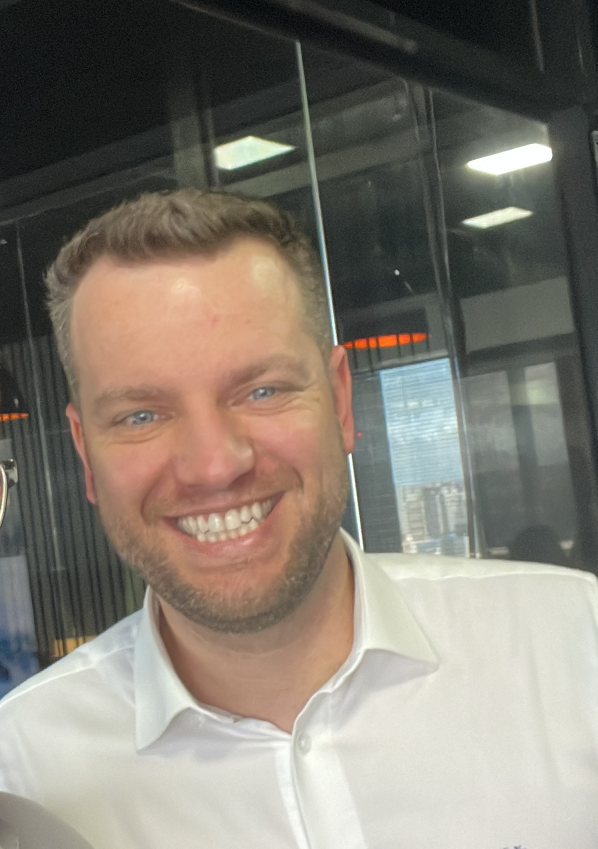
#> input picture backend/classificar/1731722783242.png, 1195 x 1697 px (shown at 1/2 size); its folder holds only this picture in this run
$ python index.py classificar/1731722783242.png
#> lines starting #> are read from the running program, lines starting #| are printed output that depends on the picture
import os
import cv2
import numpy as np
import sys
from sklearn.metrics.pairwise import cosine_similarity
from PIL import Image
import json

def process_image(image_path):
    image = cv2.imread(image_path, cv2.IMREAD_GRAYSCALE)
    image_resized = cv2.resize(image, (100, 100))
    image_flattened = image_resized.flatten()
    return image_flattened

def load_reference_images(base_path):
    reference_images = {}
    vogais = ['a', 'e', 'i', 'o', 'u']
    categorias = ['bom', 'razoavel', 'ruim']

    for vogal in vogais:
        reference_images[vogal] = {}
        for categoria in categorias:
            categoria_path = os.path.join(base_path, vogal, categoria)

            if not os.path.exists(categoria_path):
                print(f"Erro: O caminho {categoria_path} não existe.")
                continue

            images = []
            for file in os.listdir(categoria_path):
                if file.endswith('.jpg') or file.endswith('.png'):
                    image_path = os.path.join(categoria_path, file)
                    image = process_image(image_path)
                    images.append(image)

            reference_images[vogal][categoria] = images

    return reference_images

def compare_images(input_image, reference_images):
    similarities = {}
    for categoria, imagens in reference_images.items():
        if imagens:
            similarity_scores = [cosine_similarity([input_image], [img])[0][0] for img in imagens]
            similarities[categoria] = max(similarity_scores)
    best_fit = max(similarities, key=similarities.get)
    return best_fit, similarities[best_fit]

def identify_vowel(input_image, reference_images):
    best_match_vogal = None
    best_match_score = -1
    best_match_category = None

    for vogal, categorias in reference_images.items():
        for categoria, imagens in categorias.items():
            if imagens:
                similarity_scores = [cosine_similarity([input_image], [img])[0][0] for img in imagens]
                max_score = max(similarity_scores)
                if max_score > best_match_score:
                    best_match_score = max_score
                    best_match_vogal = vogal
                    best_match_category = categoria

    return best_match_vogal, best_match_category, best_match_score

def main(image_path):
    base_path = './base de dados'
    reference_images = load_reference_images(base_path)

    test_image = process_image(image_path)
#> in process_image, `image = cv2.imread(image_path, cv2.IMREAD_GRAYSCALE)`:
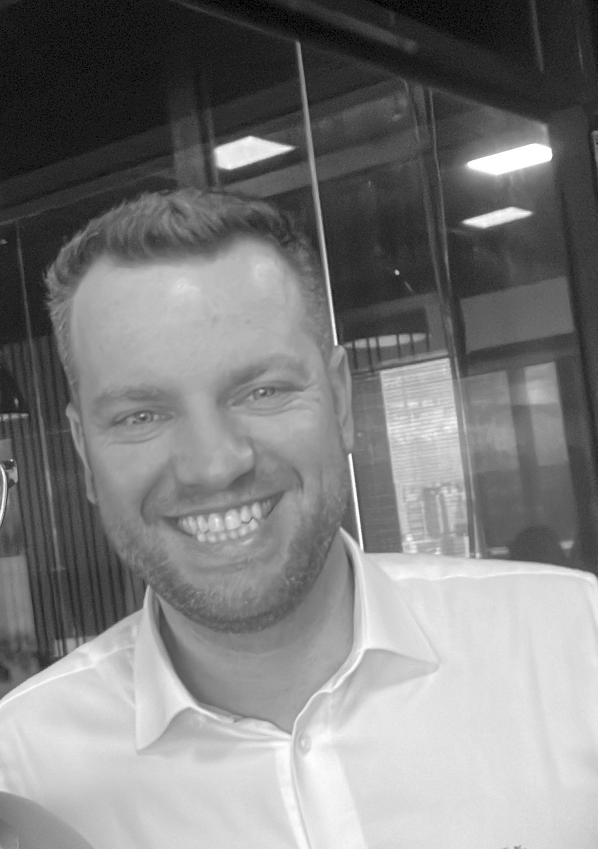
#> image: shape (1697, 1195) (shown at 1/2 size); min 0, max 255, mean 126
#> in process_image, `image_resized = cv2.resize(image, (100, 100))`:
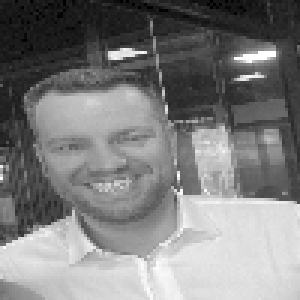
#> image_resized: shape (100, 100) (shown 3 times larger); min 0, max 255, mean 126
#> in process_image, `image_flattened = image_resized.flatten()`: image_flattened = 10000 values, max 255 at index 1787, min 0 at index 21, mean 126
#> test_image has the same summary as image_flattened in process_image
    best_vogal, best_category, score = identify_vowel(test_image, reference_images)
#> after the loop in identify_vowel, `for vogal, categorias in reference_images.items():`: best_match_score = -1
#> score = -1

    if (best_vogal and score > 0.994):
        resultado = {
            "vogal" : best_vogal,
            "categoria":best_category,
            "similaridade":score
        }
        return resultado
    else:
        resultado = {
            "categoria":'Não foi possivél fazer a classificação da imagem como uma vogal !!!'
        }
        return resultado

if len(sys.argv) < 2:
    print("Erro: Caminho da imagem não foi fornecido.")
    sys.exit(1)
image_path = './classificar/'+os.path.basename(sys.argv[1])
resultado = main(image_path)
print(json.dumps(resultado))
